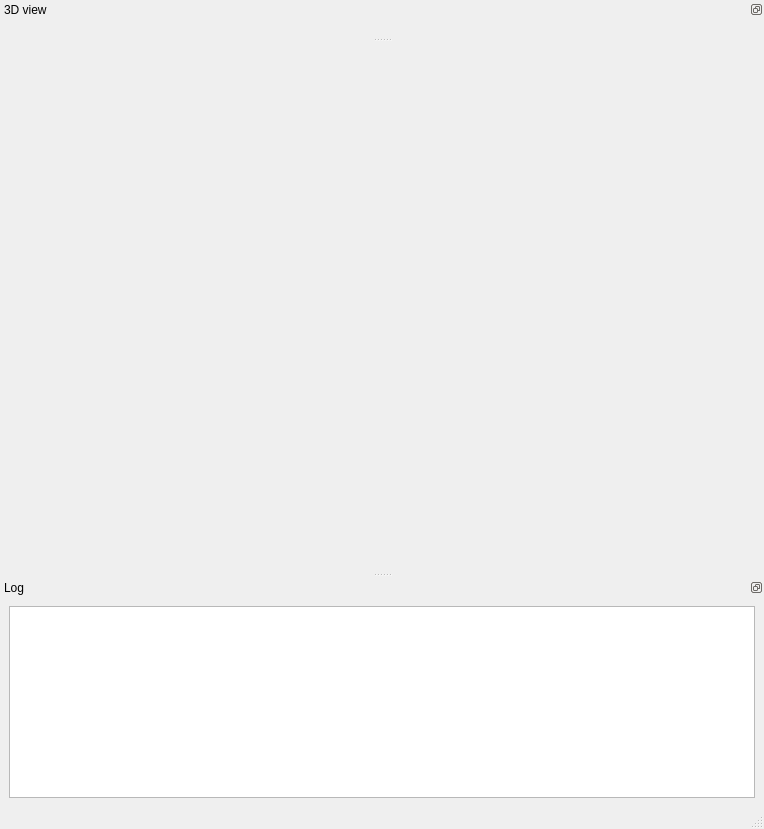
<?xml version="1.0" encoding="UTF-8"?>
<ui version="4.0">
 <class>MainWindow</class>
 <widget class="QMainWindow" name="MainWindow">
  <property name="geometry">
   <rect>
    <x>0</x>
    <y>0</y>
    <width>764</width>
    <height>829</height>
   </rect>
  </property>
  <property name="windowTitle">
   <string>MainWindow</string>
  </property>
  <property name="dockNestingEnabled">
   <bool>false</bool>
  </property>
  <widget class="QWidget" name="centralwidget">
   <property name="enabled">
    <bool>true</bool>
   </property>
   <layout class="QVBoxLayout" name="verticalLayout"/>
  </widget>
  <widget class="QMenuBar" name="menubar">
   <property name="geometry">
    <rect>
     <x>0</x>
     <y>0</y>
     <width>764</width>
     <height>25</height>
    </rect>
   </property>
  </widget>
  <widget class="QStatusBar" name="statusbar"/>
  <widget class="QDockWidget" name="dockWidget_5">
   <property name="sizePolicy">
    <sizepolicy hsizetype="Expanding" vsizetype="Expanding">
     <horstretch>0</horstretch>
     <verstretch>0</verstretch>
    </sizepolicy>
   </property>
   <property name="features">
    <set>QDockWidget::DockWidgetFloatable|QDockWidget::DockWidgetMovable</set>
   </property>
   <property name="allowedAreas">
    <set>Qt::AllDockWidgetAreas</set>
   </property>
   <property name="windowTitle">
    <string>Log</string>
   </property>
   <attribute name="dockWidgetArea">
    <number>8</number>
   </attribute>
   <widget class="QWidget" name="dockWidgetContents_5">
    <layout class="QHBoxLayout" name="horizontalLayout">
     <item>
      <widget class="QTextEdit" name="textEdit">
       <property name="sizePolicy">
        <sizepolicy hsizetype="Expanding" vsizetype="Expanding">
         <horstretch>0</horstretch>
         <verstretch>0</verstretch>
        </sizepolicy>
       </property>
       <property name="minimumSize">
        <size>
         <width>0</width>
         <height>0</height>
        </size>
       </property>
       <property name="baseSize">
        <size>
         <width>0</width>
         <height>500</height>
        </size>
       </property>
      </widget>
     </item>
    </layout>
   </widget>
  </widget>
  <widget class="QDockWidget" name="dockWidget_3">
   <property name="sizePolicy">
    <sizepolicy hsizetype="Expanding" vsizetype="Expanding">
     <horstretch>0</horstretch>
     <verstretch>0</verstretch>
    </sizepolicy>
   </property>
   <property name="features">
    <set>QDockWidget::DockWidgetFloatable|QDockWidget::DockWidgetMovable</set>
   </property>
   <property name="allowedAreas">
    <set>Qt::AllDockWidgetAreas</set>
   </property>
   <property name="windowTitle">
    <string>3D view</string>
   </property>
   <attribute name="dockWidgetArea">
    <number>4</number>
   </attribute>
   <widget class="QWidget" name="dockWidgetContents_3">
    <layout class="QHBoxLayout" name="horizontalLayout_2">
     <item>
      <widget class="Show3DWithSlider" name="ogl" native="true">
       <property name="sizePolicy">
        <sizepolicy hsizetype="Expanding" vsizetype="Expanding">
         <horstretch>0</horstretch>
         <verstretch>0</verstretch>
        </sizepolicy>
       </property>
      </widget>
     </item>
    </layout>
    <zorder>ogl</zorder>
    <zorder>ogl</zorder>
   </widget>
  </widget>
 </widget>
 <customwidgets>
  <customwidget>
   <class>Show3DWithSlider</class>
   <extends>QWidget</extends>
   <header>show3d.h</header>
   <container>1</container>
  </customwidget>
 </customwidgets>
 <resources/>
 <connections/>
</ui>
